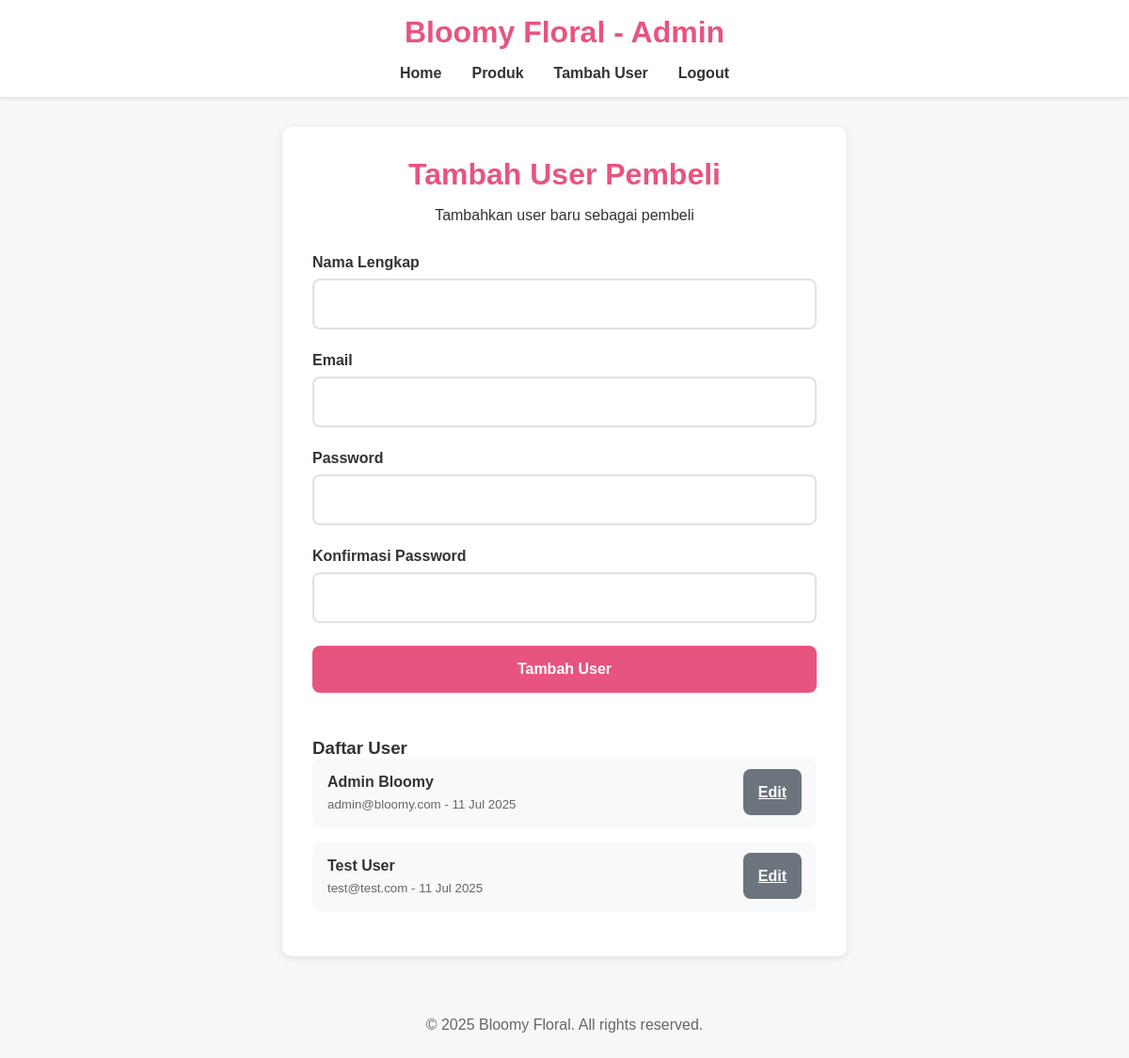
The app's page /pages/admin_add_user.php (signed in) with its own data.
### tables this page shows
CREATE TABLE IF NOT EXISTS users (
    id INT AUTO_INCREMENT PRIMARY KEY,
    nama VARCHAR(100) NOT NULL,
    email VARCHAR(100) UNIQUE NOT NULL,
    password VARCHAR(255) NOT NULL,
    alamat TEXT,
    telepon VARCHAR(20),
    created_at TIMESTAMP DEFAULT CURRENT_TIMESTAMP
);

### pages/admin_add_user.php (the view, shortened to what this page needs)
<?php
include '../includes/db.php';
?>
<!DOCTYPE html>
<html lang="id">
<head>
</head>
<body>
    <nav class="navbar">
        <div class="logo">Bloomy Floral - Admin</div>
        <ul>
            <li><a href="../index.php">Home</a></li>
            <li><a href="products.php">Produk</a></li>
            <li><a href="admin_add_user.php">Tambah User</a></li>
            <li><a href="../process/logout.php">Logout</a></li>
        </ul>
    </nav>
    <div class="container">
        <div class="page-header">
            <h1>Tambah User Pembeli</h1>
            <p>Tambahkan user baru sebagai pembeli</p>
        </div>
        <form action="../process/admin_add_user_process.php" method="POST">
            <div class="form-group">
                <label for="nama">Nama Lengkap</label>
                <input type="text" id="nama" name="nama" required>
            </div>
            <div class="form-group">
                <label for="email">Email</label>
                <input type="email" id="email" name="email" required>
            </div>
            <div class="form-group">
                <label for="password">Password</label>
                <input type="password" id="password" name="password" required>
            </div>
            <div class="form-group">
                <label for="confirm_password">Konfirmasi Password</label>
                <input type="password" id="confirm_password" name="confirm_password" required>
            </div>
            <button type="submit" class="btn">Tambah User</button>
        </form>
        <div class="users-list">
            <h3>Daftar User</h3>
            <?php
            $sql = "SELECT * FROM users ORDER BY created_at DESC";
            $result = mysqli_query($conn, $sql);
            if($result && mysqli_num_rows($result) > 0):
                while($user = mysqli_fetch_assoc($result)):
            ?>
                <div class="user-item">
                    <div class="user-info">
                        <h4><?php echo htmlspecialchars($user['nama']); ?></h4>
                        <small><?php echo htmlspecialchars($user['email']); ?> - <?php echo date('d M Y', strtotime($user['created_at'])); ?></small>
                    </div>
                    <div>
                        <a href="admin_edit_user.php?id=<?php echo $user['id']; ?>" class="btn btn-secondary">Edit</a>
                    </div>
                </div>
            <?php
                endwhile;
            else:
            ?>
                <p>Tidak ada user tersedia.</p>
            <?php endif; ?>
        </div>
    </div>
    <footer class="footer">
        <p>&copy; <?php echo date('Y'); ?> Bloomy Floral. All rights reserved.</p>
    </footer>
</body>
</html>

### pages/admin_add_user.php (style rules this page uses)
* { margin: 0; padding: 0; box-sizing: border-box; }
body { font-family: Arial, sans-serif; background: #f8f8fa; color: #333; }
.navbar { background: #fff; padding: 1rem 2rem; box-shadow: 0 2px 4px rgba(0,0,0,0.1); }
.navbar ul { list-style: none; display: flex; gap: 2rem; justify-content: center; }
.navbar a { text-decoration: none; color: #333; font-weight: bold; }
.logo { text-align: center; font-size: 2rem; font-weight: bold; color: #e75480; margin-bottom: 1rem; }
.container { max-width: 600px; margin: 2rem auto; padding: 2rem; background: #fff; border-radius: 10px; box-shadow: 0 2px 10px rgba(0,0,0,0.1); }
.page-header { text-align: center; margin-bottom: 2rem; }
.page-header h1 { color: #e75480; font-size: 2rem; margin-bottom: 1rem; }
.form-group { margin-bottom: 1.5rem; }
.form-group label { display: block; margin-bottom: 0.5rem; color: #333; font-weight: bold; }
.form-group input { width: 100%; padding: 1rem; border: 2px solid #e1e1e1; border-radius: 8px; font-size: 1rem; transition: border-color 0.3s ease; }
.btn { width: 100%; padding: 1rem; background: #e75480; color: #fff; border: none; border-radius: 8px; font-size: 1rem; font-weight: bold; cursor: pointer; transition: background 0.3s ease; }
.btn-secondary { background: #6c757d; }
.users-list { margin-top: 3rem; }
.user-item { background: #f8f9fa; padding: 1rem; border-radius: 8px; margin-bottom: 1rem; display: flex; justify-content: space-between; align-items: center; }
.user-info h4 { color: #333; margin-bottom: 0.3rem; }
.user-info small { color: #666; }
.footer { text-align: center; padding: 2rem; color: #666; }

### records on screen
users: nama "Admin Bloomy", email "admin@bloomy.com", created_at "11 Jul 2025"
users: nama "Test User", email "test@test.com", created_at "11 Jul 2025"
